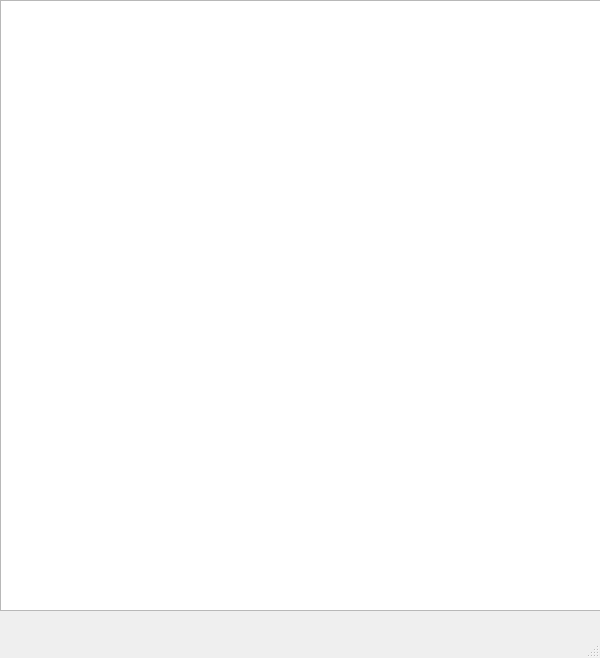
<?xml version="1.0" encoding="UTF-8"?>
<ui version="4.0">
 <class>MainWindow</class>
 <widget class="QMainWindow" name="MainWindow">
  <property name="geometry">
   <rect>
    <x>0</x>
    <y>0</y>
    <width>600</width>
    <height>658</height>
   </rect>
  </property>
  <property name="windowTitle">
   <string>MainWindow</string>
  </property>
  <widget class="QWidget" name="centralwidget">
   <widget class="QTableWidget" name="tableWidget">
    <property name="geometry">
     <rect>
      <x>0</x>
      <y>0</y>
      <width>601</width>
      <height>611</height>
     </rect>
    </property>
   </widget>
  </widget>
  <widget class="QMenuBar" name="menubar">
   <property name="geometry">
    <rect>
     <x>0</x>
     <y>0</y>
     <width>600</width>
     <height>21</height>
    </rect>
   </property>
  </widget>
  <widget class="QStatusBar" name="statusbar"/>
 </widget>
 <resources/>
 <connections/>
</ui>
